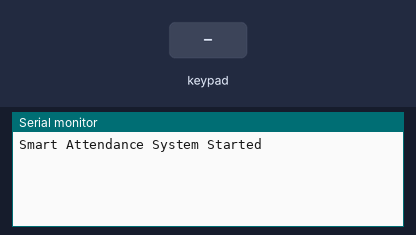
The sketch below on a simulated Arduino Uno, built with avr-gcc and run on an emulated ATmega328P. Shown: the last lines printed to the serial monitor. Wiring (inferred from the names in the program): 4×4 keypad with keys 1 2 3 A 4 5 6 B 7 8 9 C * 0 # D: rows pin 9, pin 8, pin 7, pin 6; columns pin 5, pin 4, pin 3, pin 2. The inputs (shaded band) are chosen by the test bench.

Above: at 1.2 s.
1.3 s: key '1' pressed
At 2.1 s:
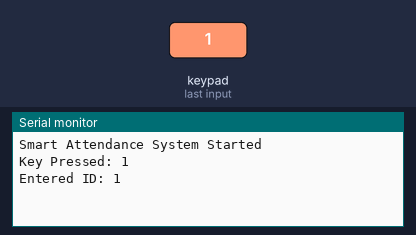
3.1 s: keypad keys 1 2 3 4 # pressed 0.4 s apart
At 5.9 s:
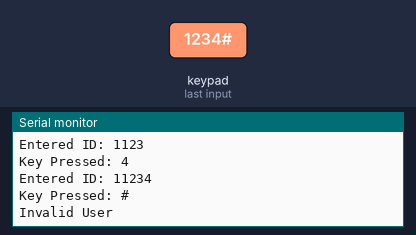
6.6 s: key 'A' pressed
At 7.3 s:
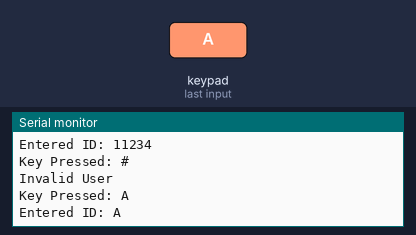
8.4 s: keypad keys 1 2 3 4 * pressed 0.4 s apart
At 11.1 s:
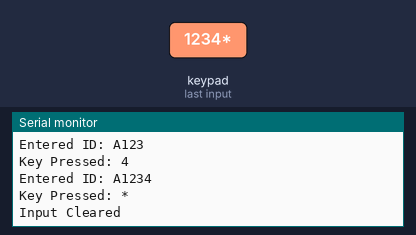
11.9 s: key 'B' pressed
At 12.6 s:
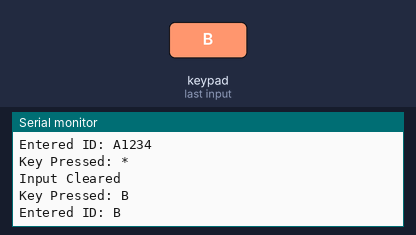
13.7 s: keypad keys 1 2 3 4 A pressed 0.4 s apart
At 16.4 s:
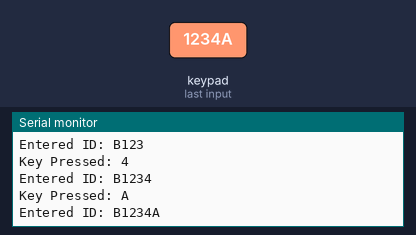
Timing chart, 0 to 17.9 s (numbered marks = the images above; inputs shaded):
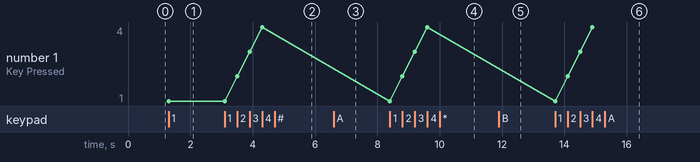

The sketch:

sketch_may6a.ino
```cpp
#include <SoftwareSerial.h>

// Bluetooth Module
SoftwareSerial bluetooth(10, 11);

// Keypad Connections
const int R1 = 9;
const int R2 = 8;
const int R3 = 7;
const int R4 = 6;

const int C1 = 5;
const int C2 = 4;
const int C3 = 3;
const int C4 = 2;

// Keypad Mapping
char keys[4][4] = {
  {'1','2','3','A'},
  {'4','5','6','B'},
  {'7','8','9','C'},
  {'*','0','#','D'}
};

// Valid IDs
String validIDs[] = {
  "1234",
  "5678",
  "1111"
};

String enteredID = "";

void setup()
{
  Serial.begin(9600);
  bluetooth.begin(9600);

  // Row Pins as OUTPUT
  pinMode(R1, OUTPUT);
  pinMode(R2, OUTPUT);
  pinMode(R3, OUTPUT);
  pinMode(R4, OUTPUT);

  // Column Pins as INPUT_PULLUP
  pinMode(C1, INPUT_PULLUP);
  pinMode(C2, INPUT_PULLUP);
  pinMode(C3, INPUT_PULLUP);
  pinMode(C4, INPUT_PULLUP);

  Serial.println("Smart Attendance System Started");
  bluetooth.println("Bluetooth Attendance System Started");
}

void loop()
{
  char key = scanKeypad();

  if (key != '\0')
  {
    Serial.print("Key Pressed: ");
    Serial.println(key);

    delay(300);

    // Submit Attendance
    if (key == '#')
    {
      bool valid = false;

      for (int i = 0; i < 3; i++)
      {
        if (enteredID == validIDs[i])
        {
          valid = true;
          break;
        }
      }

      if (valid)
      {
        Serial.println("Attendance Marked");

        bluetooth.print("ID: ");
        bluetooth.println(enteredID);
        bluetooth.println("Attendance Marked");
      }
      else
      {
        Serial.println("Invalid User");

        bluetooth.print("ID: ");
        bluetooth.println(enteredID);
        bluetooth.println("Invalid User");
      }

      enteredID = "";
    }

    // Clear Input
    else if (key == '*')
    {
      enteredID = "";

      Serial.println("Input Cleared");
      bluetooth.println("Input Cleared");
    }

    // Store Digits
    else
    {
      enteredID += key;

      Serial.print("Entered ID: ");
      Serial.println(enteredID);

      bluetooth.print("Typing ID: ");
      bluetooth.println(enteredID);
    }
  }
}

// Function to Scan Keypad Manually
char scanKeypad()
{
  int rowPins[4] = {R1, R2, R3, R4};
  int colPins[4] = {C1, C2, C3, C4};

  for (int row = 0; row < 4; row++)
  {
    // Set all rows HIGH
    digitalWrite(R1, HIGH);
    digitalWrite(R2, HIGH);
    digitalWrite(R3, HIGH);
    digitalWrite(R4, HIGH);

    // Pull one row LOW
    digitalWrite(rowPins[row], LOW);

    for (int col = 0; col < 4; col++)
    {
      if (digitalRead(colPins[col]) == LOW)
      {
        return keys[row][col];
      }
    }
  }

  return '\0';
}
```

Measured:
- after the input at 1.3 s, the serial monitor: prints a new line at once (image 1)
- after the input at 3.1 s, the serial monitor: prints a new line after 0.30 s (image 2)
- after the input at 6.6 s, the serial monitor: prints a new line at once (image 3)
- after the input at 8.4 s, the serial monitor: prints a new line at once (image 4)
- after the input at 11.9 s, the serial monitor: prints a new line at once (image 5)
- after the input at 13.7 s, the serial monitor: prints a new line at once (image 6)
- plotted number 1: 1 → 4 after the input at 3.1 s
